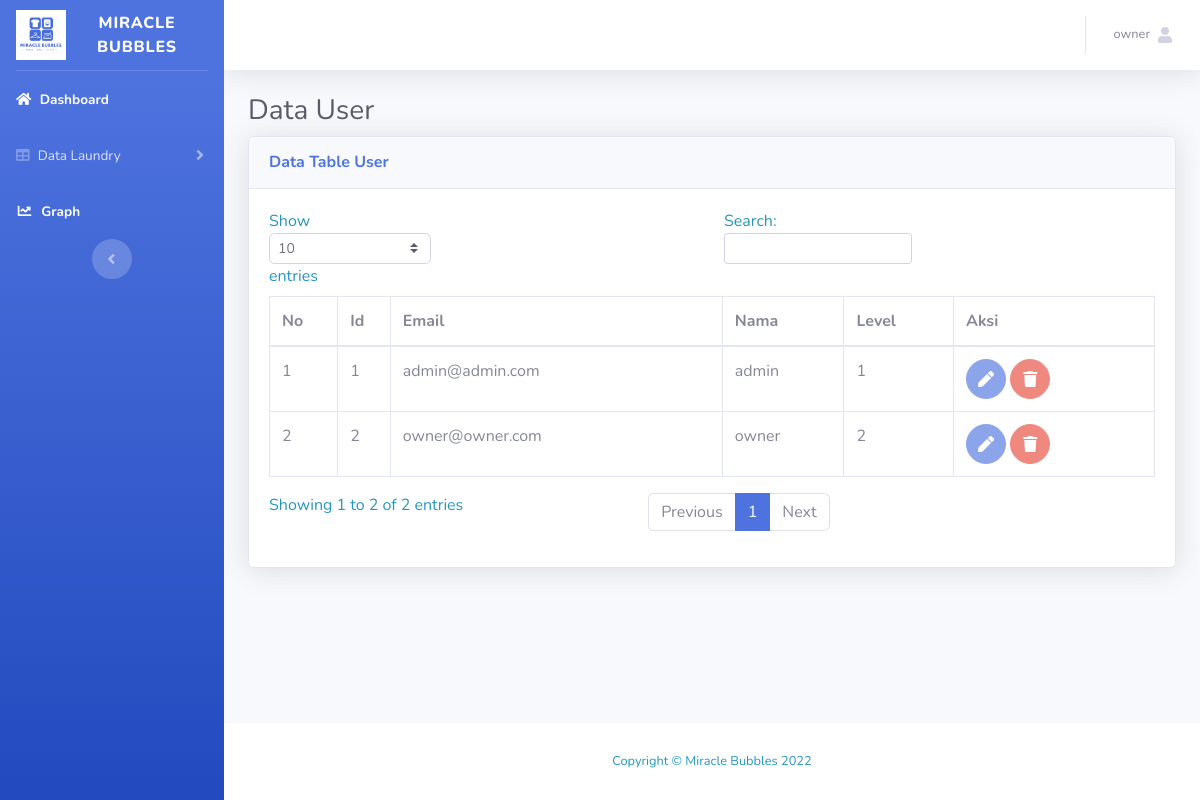
The app's page /tables.php (signed in) with its own data.
### tables this page shows
CREATE TABLE `tb_user` (
  `id` int NOT NULL,
  `user_email` varchar(50) NOT NULL,
  `user_password` varchar(50) NOT NULL,
  `user_fullname` varchar(100) NOT NULL,
  `level` tinyint NOT NULL
);

### tables.php (the view, shortened to what this page needs)
<?php
require("koneksi.php");
$sesName = $_SESSION['name'];
$sesLvl = $_SESSION['level'];
?>
<!DOCTYPE html>
<html lang="en">
<head>
    <link href="vendor/fontawesome-free/css/all.min.css" rel="stylesheet" type="text/css">
    <link href="css/sb-admin-2.min.css" rel="stylesheet">
</head>
<body id="page-top">
    <div id="wrapper">
        <ul class="navbar-nav bg-gradient-primary sidebar sidebar-dark accordion" id="accordionSidebar">
            <a class="sidebar-brand d-flex align-items-center justify-content-center" href="index.php">
                <div >
                    <img src="img/logoo.jpg" style="width: 50px">
                </div>
                <div class="sidebar-brand-text mx-3"> MIRACLE BUBBLES </div>
            </a>
            <hr class="sidebar-divider my-0">
            <li class="nav-item active">
                <a class="nav-link" href="index.php">
                <i class="fa fa-home" aria-hidden="true"></i>
                    <span>Dashboard</span></a>
            </li>
            <li class="nav-item">
                <a class="nav-link collapsed" href="#" data-toggle="collapse" data-target="#collapseTwo"
                    aria-expanded="true" aria-controls="collapseTwo">
                    <i class="fa fa-table" aria-hidden="true"></i>
                    <span>Data Laundry</span>
                </a>
            <li class="nav-item active">
                <a class="nav-link" href="bar.php">
                <i class="fas fa-fw fa-chart-line"></i>
                    <span>Graph</span></a>
            </li>
            <div class="text-center d-none d-md-inline">
                <button class="rounded-circle border-0" id="sidebarToggle"></button>
            </div>
        </ul>
        <div id="content-wrapper" class="d-flex flex-column">
            <div id="content">
                <nav class="navbar navbar-expand navbar-light bg-white topbar mb-4 static-top shadow">
                    <ul class="navbar-nav ml-auto">
                        <li class="nav-item dropdown no-arrow">
                            <a class="nav-link dropdown-toggle" href="#" id="userDropdown" role="button"
                                data-toggle="dropdown" aria-haspopup="true" aria-expanded="false">
                                <span class="mr-2 d-none d-lg-inline text-gray-600 small"><?php echo $sesName; ?></span>
                                <i class="fa fa-user" aria-hidden="true"></i>
                            </a>
                        </li>
                    </ul>
                </nav>
                <div class="container-fluid">
                    <h1 class="h3 mb-2 text-gray-800">Data User</h1>
                    <div class="card shadow mb-4">
                        <div class="card-header py-3">
                            <h6 class="m-0 font-weight-bold text-primary">Data Table User</h6>
                        </div>
                        <div class="card-body">
                            <div class="table-responsive">
                                <table class="table table-bordered" id="dataTable" width="100%" cellspacing="0">
                                    <thead>
                                        <tr>
                                            <th>No</th>
                                            <th>Id</th>
                                            <th>Email</th>
                                            <th>Nama</th>
                                            <th>Level</th>
                                            <th>Aksi</th>
                                        </tr>
                                    </thead>
                                    <tbody>
                                        <?php
                                            $query = "SELECT * FROM tb_user";
                                            $result = mysqli_query($koneksi, $query);
                                            $no = 1;
                                            if ($sesLvl == 1) {
                                                $dis = "";
                                            }else{
                                                $dis = "disabled";
                                            }
                                            while ($row = mysqli_fetch_array($result)){
                                                $userId = $row['id'];
                                                $userMail = $row['user_email'];
                                                $userName = $row['user_fullname'];
                                                $userLevel = $row['level'];
                                        ?>
                                        <tr>
                                            <td><?php echo $no; ?></td>
                                            <td><?php echo $userId; ?></td>
                                            <td><?php echo $userMail; ?></td>
                                            <td><?php echo $userName; ?></td>
                                            <td><?php echo $userLevel; ?></td>
                                            <td>
                                            <a href="edit.php?id= <?php echo $row['id']; ?>" class="btn btn-primary btn-circle <?php echo $dis; ?>"><i class="fas fa-pen"></i></a>
                                            <a href="#" class="btn btn-danger btn-circle <?php echo $dis;?>"
                                            onClick="confirmModal('hapus.php?&id=<?php echo $row['id']; ?>');">
                                                <i class="fas fa-trash"></i>
                                            </a>
                                            </td>
                                        </tr>
                                        <?php
                                            $no++;
                                            }
                                        ?>
                                    </tbody>
                                </table>
                            </div>
                        </div>
                    </div>
                </div>
            </div>
            <footer class="sticky-footer bg-white">
                <div class="container my-auto">
                    <div class="copyright text-center my-auto">
                        <span>Copyright &copy; Miracle Bubbles 2022</span>
                    </div>
                </div>
            </footer>
        </div>
    </div>
</body>
</html>

### records on screen
tb_user: id "1", user_email "admin@admin.com", user_fullname "admin", level "1"
tb_user: id "2", user_email "owner@owner.com", user_fullname "owner", level "2"

### other values on screen
$sesName "owner"
